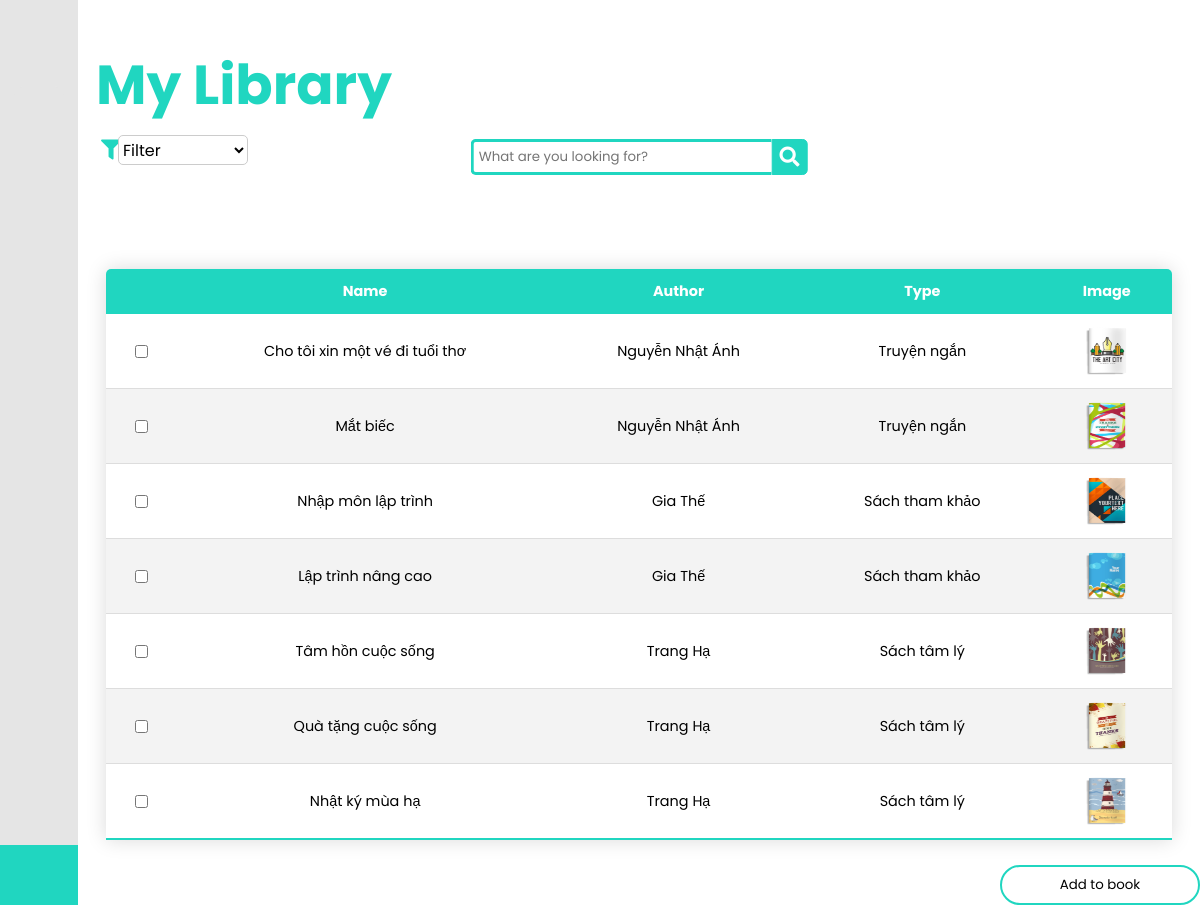
/Mylibrary, run on the app's committed database.
### library/models.py (models this page shows, shortened)
class Book(models.Model):
    name=models.CharField(max_length=350)
    author=models.ForeignKey(Author,on_delete=models.CASCADE)
    image=models.ImageField()
    category=models.CharField(max_length=220)

class Author(models.Model):
    name=models.CharField(max_length=350)
    description=models.CharField(max_length=450)
    def __str__(self):
        return self.name

### library/views.py (the view)
# urls.py: path('Mylibrary',views.Mylibrary,name='Mylibrary'),
def Mylibrary(request):
    book = Book.objects.all()
    return render(request, 'Students/Mylibrary.html',
    {'book': book})

### templates/Students/Mylibrary.html (shortened to what this page needs)
﻿{% extends 'Base.html'%}
{%block content%}
<section class="home-section">
        <div class="text"><b>My Library</b></div>
    <form class="" action="">
        <class class="optionsDiv">
            <i class="fa fa-filter" aria-hidden="true"></i>
            <select id="selectField" name="selectField">
                <option value="Filter" selected><b>Filter</b></option>
            </select>
    </form>
            <div class="wrap">
                <div class="search">
                <input type="text" class="searchTerm" placeholder="What are you looking for?">
                <button type="submit" class="searchButton">
                    <i class="fa fa-search"></i>
                </button>
                </div>
            </div>
    <form class="" action = "Returnbook">
        <div class="content-container">
                <table class="content-table" id="table1">
                    <thead>
                        <tr>
                            <th>  </th>
                            <th>Name</th>
                            <th>Author</th>
                            <th>Type</th>
                            <th>Image</th>
                        </tr>
                    </thead>
                    <tbody>
                        {% for book_list in book %}
                        <tr>
                            <td><input type="checkbox" id="select-row"></td>
                            <td> {{book_list.name}} </td>
                            <td> {{book_list.author}} </td>
                            <td> {{book_list.category}} </td>
                            <td><img src = "{{ book_list.image.url }}" alt = "" class = "prod-size" width="50" height="50"></td>
                        </tr>
                        {% endfor %}
                    </tbody>
                </table>
                <div class='AddtoBook'>
                    <button class='Addbook'> Add to book</button>
                </div>
    </form>
    </section>
{%endblock%}

### static/css/Base.css (style rules this page uses)
* { margin: 0; padding: 0; box-sizing: border-box; font-family: "Poppins" , sans-serif; }
.home-section { position: relative; background: #fff; min-height: 100vh; top: 0; left: 78px; width: calc(100% - 78px); transition: all 0.5s ease; z-index: 2; }
.home-section .text { display: inline-block; font-family: Helvetica; color: #20D6C0; font-size: 55px; font-weight: 500; margin: 18px }

### static/css/Mylibrary_style.css (style rules this page uses)
.search { width: 100%; position: relative; display: flex; }
.searchTerm { width: 100%; height: 36px; border: 3px solid #20D6C0; border-right: none; padding: 5px; border-radius: 5px 0 0 5px; outline: none; color: #20D6C0; }
.searchButton { width: 40px; height: 36px; border: 1px solid #20D6C0; background: #20D6C0; text-align: center; color: #fff; border-radius: 0 5px 5px 0; cursor: pointer; font-size: 20px; }
.wrap { width: 30%; position: absolute; top: 15%; left: 50%; transform: translate(-50%, -50%); }
#selectField { -webkit-border-radius: 5px; -moz-border-radius: 5px; border-radius: 5px; border: 1px solid #ccc; font-size: 16px; height: 30px; width: 130px; color: black; background-color: white; position: absolute; top: 110px; left: 40px; }
.optionsDiv > i { position:absolute; top: 115px; left: 23px; font-size: 20px; color: #20D6C0; }
* { font-family: sans-serif; }
.content-table { top: 210px; left: 30px; font-family: Arial, Helvetica, sans-serif; border-collapse: collapse; width: 95%; margin: 25px 0; font-size: 0.9em; min-width: 400px; border-radius: 5px 5px 0 0; overflow: hidden; box-shadow: 0 0 20px rgba(0, 0, 0, 0.15); }
.content-table thead tr { background-color: #20D6C0; color: #ffffff; text-align: center; font-weight: bold; }
.content-table th, .content-table td { padding: 12px 15px; }
.content-table tbody tr { border-bottom: 1px solid #dddddd; text-align: center; }
.content-table tbody tr:nth-of-type(even) { background-color: #f3f3f3; }
.content-table tbody tr:last-of-type { border-bottom: 2px solid #20D6C0; }
.AddtoBook { height:40px; width: 100%; outline:none; display: flex; flex-direction: row-reverse; }
.Addbook { width: 200px; height: 40px; border-radius: 30px; background-color: white; color: black; border: 2px solid #20D6C0; }
.content-container { margin-top: 100px; display: flex; flex-direction: column; justify-content: center; align-items: center; width: 100%; }

### static/css/Dashboard_style.css (style rules this page uses)
:root { --green:#27ae60; --dark-color:#219150; --black:#444; --light-color:#666; --border:.1rem solid rgba(0,0,0,.1); --border-hover:.1rem solid var(--black); --box-shadow:0 .5rem 1rem rgba(0,0,0,.1); }
body { overflow-x: hidden; }
* { margin: 0; padding: 0; box-sizing: border-box; font-family: "Poppins" , sans-serif; }
.home-section { position: relative; background: #fff; min-height: 100vh; top: 0; left: 78px; width: calc(100% - 78px); transition: all 0.5s ease; z-index: 2; }
.home-section .text { display: inline-block; color: #20D6C0; font-size: 25px; font-weight: 500; margin: 18px }
.home-section .text { display: inline-block; font-family: Helvetica; color: #20D6C0; font-size: 55px; font-weight: 500; margin: 18px }

### data on the page
Book: name "Cho tôi xin một vé đi tuổi thơ", author "Nguyễn Nhật Ánh", category "Truyện ngắn", image (picture)
Book: name "Mắt biếc", author "Nguyễn Nhật Ánh", category "Truyện ngắn", image (picture)
Book: name "Nhập môn lập trình", author "Gia Thế", category "Sách tham khảo", image (picture)
Book: name "Lập trình nâng cao", author "Gia Thế", category "Sách tham khảo", image (picture)
Book: name "Tâm hồn cuộc sống", author "Trang Hạ", category "Sách tâm lý", image (picture)
Book: name "Quà tặng cuộc sống", author "Trang Hạ", category "Sách tâm lý", image (picture)
Book: name "Nhật ký mùa hạ", author "Trang Hạ", category "Sách tâm lý", image (picture)
